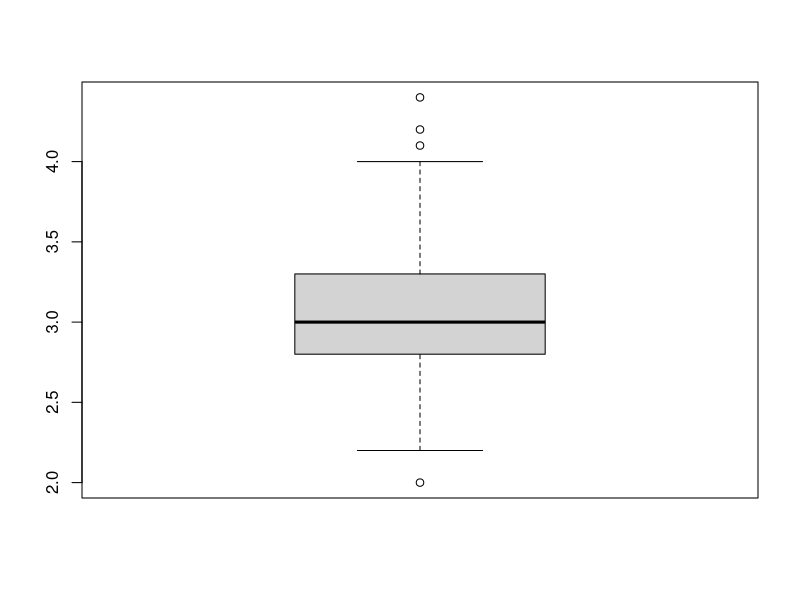

The R script that drew this image:
## ---- chunk 1
seq(1,10)
## ---- chunk 2
seq(1,61,by=6)
## ---- chunk 3
c(seq(1,10),seq(9,1))
## ---- chunk 4
seq(1.725,5.725,by=0.5)
## ---- chunk 5
seq_len(17)
seq_along(1:17)
seq(1,17)
# In these particular commands they all produce the same outcome.
# seq_len(length.out) takes a desired length of sequence
# seq_along(along.with) takes the length from the length, which is given 1 to 17.
# seq(from,to) produces sequence ranges from to to.
## ---- chunk 6
sum(1:100)
## ---- chunk 7
n <- 10:100
sum((n-3)^5)
## ---- chunk 8
sum(seq(1,100,by=2))
## ---- chunk 9
# sum(1:5, NA) = NA
# summation of 1..5 and NA is just NA.

# sum(1:5, NA, na.rm = TRUE) = 15
# NA and na.rm = T negates each other, leaving just summation of 1..5

## ---- chunk 10
mylist=list()
## ---- chunk 11
mylist[["firstAttr"]] = 42
## ---- chunk 12
mylist[["secondAttr"]] = matrix(1:12,nrow=4,ncol=3,byrow=TRUE)
## ---- chunk 13
mylist[["thirdAttr"]] = array(1:24,dim=c(4,3,2))
## ---- chunk 14
library(datasets)
## ---- chunk 15
head(iris,6)
## ---- chunk 16
sapply(iris[,1:4],mean)
## ---- chunk 17
boxplot(iris$Sepal.Width)
## ---- chunk 18
quantile(iris$Sepal.Width)[2]
quantile(iris$Sepal.Width)[4]
## ---- chunk 19
library(datasets)
## ---- chunk 20
attach(mtcars)
newmtcarsData <- mtcars
detach()
## ---- chunk 21
str(newmtcarsData)
newmtcarsData$am = factor(newmtcarsData$am,levels = c(1,0),labels = c('manual','automatic'))
## ---- chunk 22
dim(newmtcarsData)
dim(newmtcarsData)[2]
## ---- chunk 23
summary(newmtcarsData)
summary(newmtcarsData)[6,]
